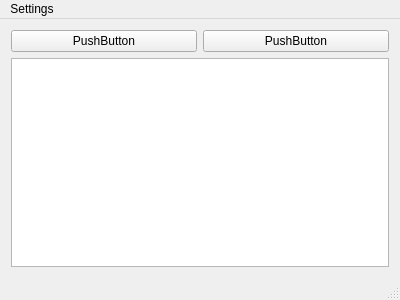
<?xml version="1.0" encoding="UTF-8"?>
<ui version="4.0">
 <class>MainWindow</class>
 <widget class="QMainWindow" name="MainWindow">
  <property name="geometry">
   <rect>
    <x>0</x>
    <y>0</y>
    <width>400</width>
    <height>300</height>
   </rect>
  </property>
  <property name="windowTitle">
   <string>MainWindow</string>
  </property>
  <widget class="QWidget" name="centralWidget">
   <layout class="QGridLayout" name="gridLayout">
    <item row="0" column="0">
     <widget class="QPushButton" name="pushButton">
      <property name="text">
       <string>PushButton</string>
      </property>
     </widget>
    </item>
    <item row="2" column="0" colspan="2">
     <widget class="QPlainTextEdit" name="plainTextEdit"/>
    </item>
    <item row="0" column="1">
     <widget class="QPushButton" name="pushButton_2">
      <property name="text">
       <string>PushButton</string>
      </property>
     </widget>
    </item>
   </layout>
  </widget>
  <widget class="QMenuBar" name="menuBar">
   <property name="geometry">
    <rect>
     <x>0</x>
     <y>0</y>
     <width>400</width>
     <height>21</height>
    </rect>
   </property>
   <widget class="QMenu" name="menuSettings">
    <property name="title">
     <string>Settings</string>
    </property>
    <addaction name="actionSettings"/>
   </widget>
   <addaction name="menuSettings"/>
  </widget>
  <widget class="QStatusBar" name="statusBar"/>
  <action name="actionSettings">
   <property name="text">
    <string>Settings</string>
   </property>
  </action>
 </widget>
 <layoutdefault spacing="6" margin="11"/>
 <resources/>
 <connections/>
</ui>
